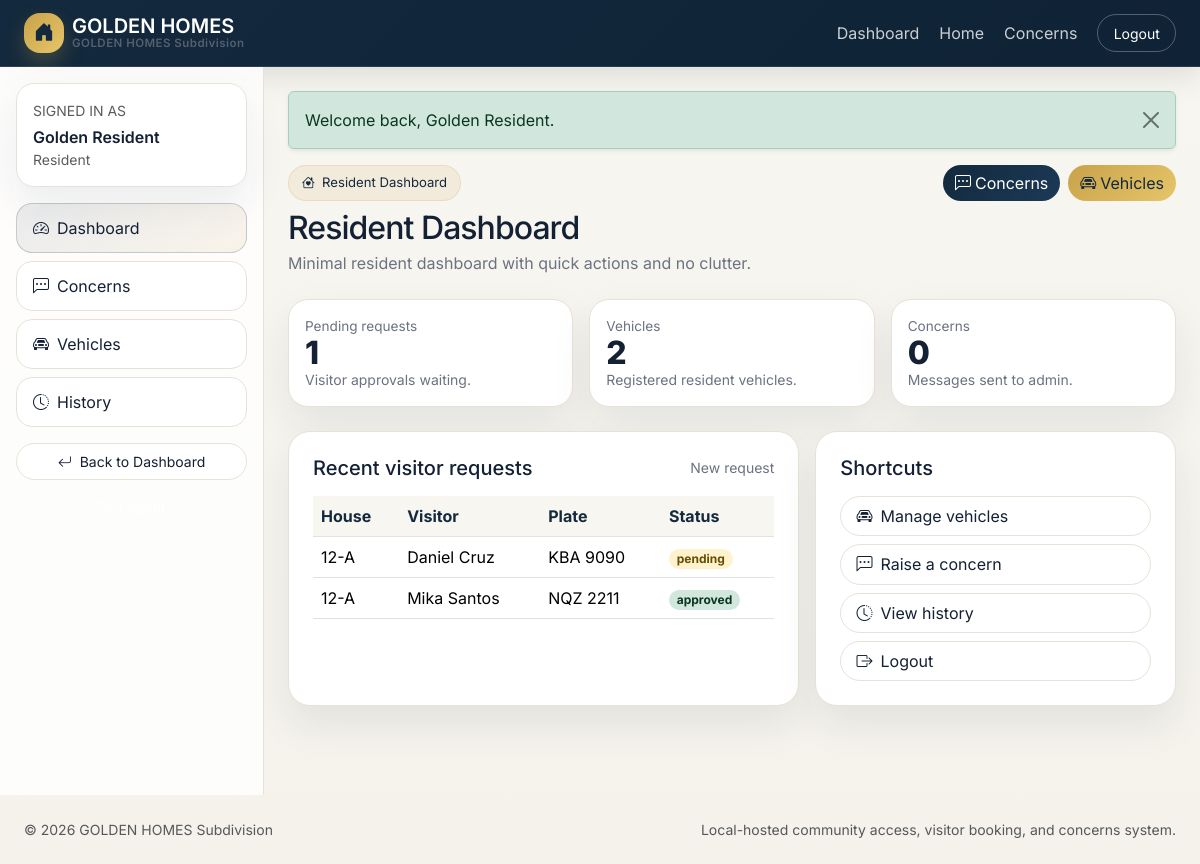
The page /resident/dashboard.php (signed in) on the database its author committed.
### tables this page shows
CREATE TABLE concerns (
    id BIGINT UNSIGNED AUTO_INCREMENT PRIMARY KEY,
    resident_id BIGINT UNSIGNED NULL,
    sender_name VARCHAR(150) NOT NULL,
    sender_role ENUM('resident', 'admin') NOT NULL DEFAULT 'resident',
    house_number VARCHAR(50) NULL,
    subject VARCHAR(150) NOT NULL,
    message TEXT NOT NULL,
    reply TEXT NULL,
    status ENUM('open', 'closed') NOT NULL DEFAULT 'open',
    replied_by BIGINT UNSIGNED NULL,
    replied_at DATETIME NULL,
    created_at TIMESTAMP DEFAULT CURRENT_TIMESTAMP,
    updated_at TIMESTAMP DEFAULT CURRENT_TIMESTAMP ON UPDATE CURRENT_TIMESTAMP,
    CONSTRAINT fk_concerns_resident FOREIGN KEY (resident_id) REFERENCES residents(id) ON DELETE SET NULL,
    CONSTRAINT fk_concerns_replied_by FOREIGN KEY (replied_by) REFERENCES users(id) ON DELETE SET NULL
);

CREATE TABLE visitor_requests (
    id BIGINT UNSIGNED AUTO_INCREMENT PRIMARY KEY,
    resident_id BIGINT UNSIGNED NOT NULL,
    house_number VARCHAR(50) NOT NULL,
    visitor_name VARCHAR(150) NOT NULL,
    contact_number VARCHAR(30) NULL,
    plate_number VARCHAR(30) NOT NULL,
    vehicle_type ENUM('car', 'motorcycle', 'truck', 'other') NOT NULL DEFAULT 'other',
    purpose_of_visit VARCHAR(255) NOT NULL,
    government_id_type VARCHAR(100) NULL,
    government_id_number VARCHAR(100) NULL,
    status ENUM('pending', 'approved', 'rejected', 'expired', 'cancelled') NOT NULL DEFAULT 'pending',
    requested_visit_date DATE NULL,
    requested_arrival_time TIME NULL,
    requested_departure_time TIME NULL,
    approved_by BIGINT UNSIGNED NULL,
    approved_at DATETIME NULL,
    rejected_by BIGINT UNSIGNED NULL,
    rejected_at DATETIME NULL,
    rejection_reason VARCHAR(255) NULL,
    qr_reference VARCHAR(120) NULL UNIQUE,
    created_at TIMESTAMP DEFAULT CURRENT_TIMESTAMP,
    updated_at TIMESTAMP DEFAULT CURRENT_TIMESTAMP ON UPDATE CURRENT_TIMESTAMP,
    CONSTRAINT fk_visitor_requests_resident FOREIGN KEY (resident_id) REFERENCES residents(id) ON DELETE CASCADE,
    CONSTRAINT fk_visitor_requests_approved_by FOREIGN KEY (approved_by) REFERENCES users(id) ON DELETE SET NULL,
    CONSTRAINT fk_visitor_requests_rejected_by FOREIGN KEY (rejected_by) REFERENCES users(id) ON DELETE SET NULL
);

### includes/db.php (called while the page is built, shortened)
<?php
function db(): PDO
{
    static $pdo = null;
    if ($pdo instanceof PDO) {
        return $pdo;
    }
    $dsn = sprintf('mysql:host=%s;port=%s;dbname=%s;charset=utf8mb4', DB_HOST, DB_PORT, DB_NAME);
    try {
        $pdo = new PDO($dsn, DB_USER, DB_PASS, [
            PDO::ATTR_ERRMODE => PDO::ERRMODE_EXCEPTION,
            PDO::ATTR_DEFAULT_FETCH_MODE => PDO::FETCH_ASSOC,
            PDO::ATTR_EMULATE_PREPARES => false,
        ]);
    } catch (Throwable $e) {
        http_response_code(500);
        echo '<h1>Database connection failed</h1>';
        echo '<p>Check XAMPP MySQL and your <code>includes/config.php</code> database settings.</p>';
        echo '<pre>' . htmlspecialchars($e->getMessage()) . '</pre>';
        exit;
    }
    return $pdo;
}

### resident/dashboard.php (the view, shortened to what this page needs)
<?php
require_once __DIR__ . '/../includes/functions.php';
$user = current_user();
$stats = user_stats();
$requests = [];
if ($user['role'] === 'resident') {
    $resident = resident_record((int)$user['id']);
    $residentId = $resident['id'] ?? 0;
    $stmt = db()->prepare("SELECT * FROM visitor_requests WHERE resident_id = ? ORDER BY created_at DESC");
    $stmt->execute([$residentId]);
    $requests = $stmt->fetchAll();
} else {
    $requests = db()->query("SELECT * FROM visitor_requests ORDER BY created_at DESC")->fetchAll();
    $vehicles = db()->query("SELECT * FROM vehicles ORDER BY created_at DESC")->fetchAll();
    $logs = db()->query("SELECT * FROM gate_logs ORDER BY created_at DESC")->fetchAll();
}
$concerns = concerns_for_role($user);
require_once __DIR__ . '/../includes/header.php';
?>
<div class="d-flex align-items-start justify-content-between flex-wrap gap-3 mb-4">
    <div>
        <span class="gh-badge mb-2"><i class="bi bi-house-heart"></i> Resident Dashboard</span>
        <h2 class="gh-section-title mb-1">Resident Dashboard</h2>
        <div class="gh-muted">Minimal resident dashboard with quick actions and no clutter.</div>
    </div>
    <div class="gh-toolbar">
        <a class="btn gh-primary rounded-pill" href="<?= e(url('resident/concerns.php')) ?>"><i class="bi bi-chat-left-dots me-1"></i>Concerns</a>
        <a class="btn gh-gold rounded-pill" href="<?= e(url('resident/vehicles.php')) ?>"><i class="bi bi-car-front me-1"></i>Vehicles</a>
    </div>
</div>
<div class="row g-3 mb-4">
    <div class="col-md-4"><div class="gh-stat"><div class="label">Pending requests</div><div class="value"><?= (int)$stats['pending'] ?></div><div class="small gh-muted">Visitor approvals waiting.</div></div></div>
    <div class="col-md-4"><div class="gh-stat"><div class="label">Vehicles</div><div class="value"><?= (int)$stats['vehicles'] ?></div><div class="small gh-muted">Registered resident vehicles.</div></div></div>
    <div class="col-md-4"><div class="gh-stat"><div class="label">Concerns</div><div class="value"><?= (int)$stats['concerns'] ?></div><div class="small gh-muted">Messages sent to admin.</div></div></div>
</div>
<div class="row g-3">
    <div class="col-lg-7">
        <div class="gh-card p-4 h-100">
            <div class="d-flex justify-content-between align-items-center flex-wrap gap-2 mb-3">
                <h5 class="mb-0">Recent visitor requests</h5>
                <a class="small" href="<?= e(url('visitor/register.php')) ?>">New request</a>
            </div>
            <div class="table-responsive">
                <table class="table gh-table align-middle">
                    <thead><tr><th>House</th><th>Visitor</th><th>Plate</th><th>Status</th></tr></thead>
                    <tbody>
                        <?php foreach (array_slice($requests, 0, 5) as $row): ?>
                        <tr>
                            <td><?= e($row['house_number']) ?></td>
                            <td><?= e($row['visitor_name']) ?></td>
                            <td><?= e($row['plate_number']) ?></td>
                            <td><span class="badge rounded-pill <?= e(badge_class($row['status'])) ?>"><?= e($row['status']) ?></span></td>
                        </tr>
                        <?php endforeach; ?>
                    </tbody>
                </table>
            </div>
        </div>
    </div>
    <div class="col-lg-5">
        <div class="gh-card p-4 h-100">
            <h5 class="mb-3">Shortcuts</h5>
            <div class="d-grid gap-2">
                <a class="btn gh-btn-soft text-start" href="<?= e(url('resident/vehicles.php')) ?>"><i class="bi bi-car-front me-2"></i>Manage vehicles</a>
                <a class="btn gh-btn-soft text-start" href="<?= e(url('resident/concerns.php')) ?>"><i class="bi bi-chat-left-dots me-2"></i>Raise a concern</a>
                <a class="btn gh-btn-soft text-start" href="<?= e(url('resident/history.php')) ?>"><i class="bi bi-clock-history me-2"></i>View history</a>
                <a class="btn gh-btn-soft text-start" href="<?= e(url('logout.php')) ?>"><i class="bi bi-box-arrow-right me-2"></i>Logout</a>
            </div>
        </div>
    </div>
</div>
<?php require_once __DIR__ . '/../includes/footer.php'; ?>

### includes/sidebar.php
<?php
$user = current_user();
$role = $user['role'] ?? '';
$menu = match ($role) {
    'resident' => [
        ['icon' => 'bi-speedometer2', 'label' => 'Dashboard', 'href' => 'resident/dashboard.php'],
        ['icon' => 'bi-chat-left-dots', 'label' => 'Concerns', 'href' => 'resident/concerns.php'],
        ['icon' => 'bi-car-front', 'label' => 'Vehicles', 'href' => 'resident/vehicles.php'],
        ['icon' => 'bi-clock-history', 'label' => 'History', 'href' => 'resident/history.php'],
    ],
    'guard' => [
        ['icon' => 'bi-speedometer2', 'label' => 'Dashboard', 'href' => 'guard/dashboard.php'],
        ['icon' => 'bi-journal-text', 'label' => 'Logs', 'href' => 'guard/logs.php'],
        ['icon' => 'bi-qr-code-scan', 'label' => 'Quick Scan', 'href' => 'guard/dashboard.php#scan'],
        ['icon' => 'bi-door-open', 'label' => 'Gate', 'href' => 'guard/dashboard.php#gate'],
    ],
    'admin' => [
        ['icon' => 'bi-speedometer2', 'label' => 'Dashboard', 'href' => 'admin/dashboard.php'],
        ['icon' => 'bi-chat-left-text', 'label' => 'Concerns', 'href' => 'admin/concerns.php'],
        ['icon' => 'bi-journal-text', 'label' => 'Logs', 'href' => 'admin/logs.php'],
        ['icon' => 'bi-gear', 'label' => 'Settings', 'href' => 'admin/settings.php'],
    ],
    default => []
};
$current = trim(parse_url($_SERVER['REQUEST_URI'] ?? '', PHP_URL_PATH) ?? '');
?>
<aside class="gh-sidebar">
    <div class="p-3">
        <div class="gh-sidebar-card">
            <div class="small text-uppercase text-muted mb-1">Signed in as</div>
            <div class="fw-semibold"><?= e($user['name'] ?? 'User') ?></div>
            <div class="small text-muted text-capitalize"><?= e($role) ?></div>
        </div>
        <div class="mt-3 d-grid gap-2">
            <?php foreach ($menu as $item): ?>
                <a class="btn <?= str_contains($current, $item['href']) ? 'btn-ghost-active' : 'btn-ghost' ?>" href="<?= e(url($item['href'])) ?>">
                    <i class="bi <?= e($item['icon']) ?> me-2"></i><?= e($item['label']) ?>
                </a>
            <?php endforeach; ?>
        </div>
        <div class="mt-3 d-grid gap-2">
            <a class="btn btn-sm gh-btn-soft" href="<?= e(url('dashboard.php')) ?>"><i class="bi bi-arrow-return-left me-2"></i>Back to Dashboard</a>
            <a class="btn btn-sm gh-btn-outline" href="<?= e(url('logout.php')) ?>"><i class="bi bi-box-arrow-right me-2"></i>Logout</a>
        </div>
    </div>
</aside>

### rows shown on the page
concerns: sender_name "Golden Resident", sender_role "Resident"
visitor_requests: house_number "12-A", visitor_name "Daniel Cruz", plate_number "KBA 9090", status "pending"
visitor_requests: house_number "12-A", visitor_name "Mika Santos", plate_number "NQZ 2211", status "approved"

### other values the page prints
APP_SHORT "GOLDEN HOMES"
APP_NAME "GOLDEN HOMES Subdivision"
$item['label'] "Dashboard"
$item['label'] "Concerns"
$item['label'] "Vehicles"
$item['label'] "History"
$flash['message'] "Welcome back, Golden Resident."
$stats['pending'] "1"
$stats['vehicles'] "2"
$stats['concerns'] "0"
